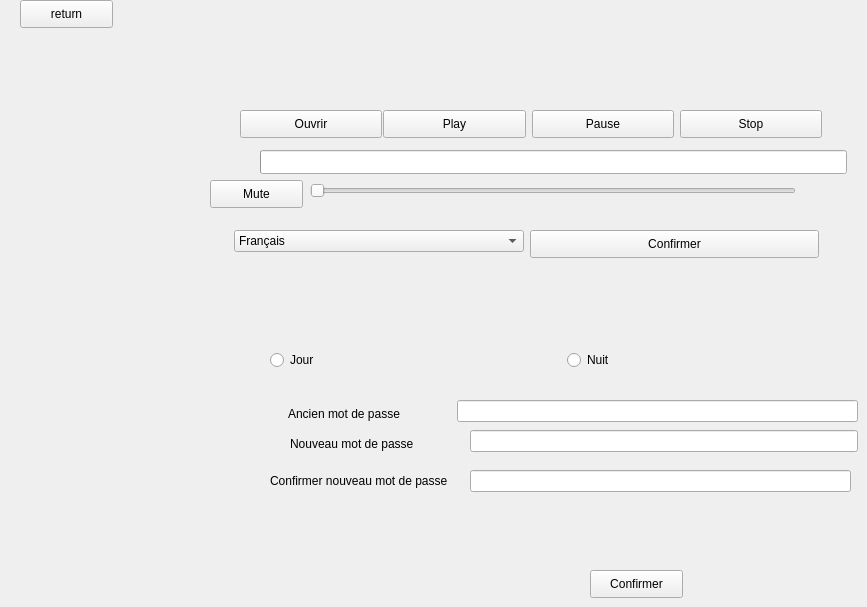
    <widget class="QWidget" name="page_16">
     <widget class="QPushButton" name="confirmer_langue">
      <property name="geometry">
       <rect>
        <x>530</x>
        <y>230</y>
        <width>289</width>
        <height>28</height>
       </rect>
      </property>
      <property name="text">
       <string>Confirmer</string>
      </property>
     </widget>
     <widget class="QComboBox" name="comboBox_langue">
      <property name="geometry">
       <rect>
        <x>234</x>
        <y>230</y>
        <width>290</width>
        <height>22</height>
       </rect>
      </property>
      <item>
       <property name="text">
        <string>Français</string>
       </property>
      </item>
      <item>
       <property name="text">
        <string>English</string>
       </property>
      </item>
     </widget>
     <widget class="QPushButton" name="pushButton_param">
      <property name="geometry">
       <rect>
        <x>20</x>
        <y>0</y>
        <width>93</width>
        <height>28</height>
       </rect>
      </property>
      <property name="text">
       <string>return</string>
      </property>
     </widget>
     <widget class="QPushButton" name="confirmer_chan_mdp">
      <property name="geometry">
       <rect>
        <x>590</x>
        <y>570</y>
        <width>93</width>
        <height>28</height>
       </rect>
      </property>
      <property name="text">
       <string>Confirmer</string>
      </property>
     </widget>
     <widget class="QPushButton" name="mute_media">
      <property name="geometry">
       <rect>
        <x>210</x>
        <y>180</y>
        <width>93</width>
        <height>28</height>
       </rect>
      </property>
      <property name="text">
       <string>Mute</string>
      </property>
     </widget>
     <widget class="QPushButton" name="play_media">
      <property name="geometry">
       <rect>
        <x>383</x>
        <y>110</y>
        <width>143</width>
        <height>28</height>
       </rect>
      </property>
      <property name="text">
       <string>Play</string>
      </property>
     </widget>
     <widget class="QPushButton" name="pause_media">
      <property name="geometry">
       <rect>
        <x>532</x>
        <y>110</y>
        <width>142</width>
        <height>28</height>
       </rect>
      </property>
      <property name="text">
       <string>Pause</string>
      </property>
     </widget>
     <widget class="QPushButton" name="ouvrir_media">
      <property name="geometry">
       <rect>
        <x>240</x>
        <y>110</y>
        <width>142</width>
        <height>28</height>
       </rect>
      </property>
      <property name="text">
       <string>Ouvrir</string>
      </property>
     </widget>
     <widget class="QSlider" name="volume_media">
      <property name="geometry">
       <rect>
        <x>310</x>
        <y>180</y>
        <width>486</width>
        <height>22</height>
       </rect>
      </property>
      <property name="orientation">
       <enum>Qt::Horizontal</enum>
      </property>
     </widget>
     <widget class="QProgressBar" name="avancement_media">
      <property name="geometry">
       <rect>
        <x>260</x>
        <y>150</y>
        <width>587</width>
        <height>24</height>
       </rect>
      </property>
      <property name="value">
       <number>0</number>
      </property>
      <property name="format">
       <string/>
      </property>
     </widget>
     <widget class="QPushButton" name="stop_media">
      <property name="geometry">
       <rect>
        <x>680</x>
        <y>110</y>
        <width>142</width>
        <height>28</height>
       </rect>
      </property>
      <property name="text">
       <string>Stop</string>
      </property>
     </widget>
     <widget class="QLabel" name="confirmerNouveauMotDePasseLabel">
      <property name="geometry">
       <rect>
        <x>270</x>
        <y>470</y>
        <width>191</width>
        <height>22</height>
       </rect>
      </property>
      <property name="text">
       <string>Confirmer nouveau mot de passe</string>
      </property>
     </widget>
     <widget class="QLabel" name="ancienMotDePasseLabel">
      <property name="geometry">
       <rect>
        <x>288</x>
        <y>400</y>
        <width>141</width>
        <height>28</height>
       </rect>
      </property>
      <property name="text">
       <string>Ancien mot de passe</string>
      </property>
     </widget>
     <widget class="QLineEdit" name="nouveauMotDePasseLineEdit">
      <property name="geometry">
       <rect>
        <x>470</x>
        <y>430</y>
        <width>388</width>
        <height>22</height>
       </rect>
      </property>
     </widget>
     <widget class="QLineEdit" name="ancienMotDePasseLineEdit">
      <property name="geometry">
       <rect>
        <x>457</x>
        <y>400</y>
        <width>401</width>
        <height>22</height>
       </rect>
      </property>
     </widget>
     <widget class="QLineEdit" name="confirmerNouveauMotDePasseLineEdit">
      <property name="geometry">
       <rect>
        <x>470</x>
        <y>470</y>
        <width>381</width>
        <height>22</height>
       </rect>
      </property>
     </widget>
     <widget class="QLabel" name="nouveauMotDePasseLabel">
      <property name="geometry">
       <rect>
        <x>290</x>
        <y>430</y>
        <width>132</width>
        <height>28</height>
       </rect>
      </property>
      <property name="text">
       <string>Nouveau mot de passe</string>
      </property>
     </widget>
     <widget class="QRadioButton" name="radioButton_nuit">
      <property name="geometry">
       <rect>
        <x>567</x>
        <y>350</y>
        <width>290</width>
        <height>20</height>
       </rect>
      </property>
      <property name="text">
       <string>Nuit</string>
      </property>
     </widget>
     <widget class="QRadioButton" name="radioButton_jour">
      <property name="geometry">
       <rect>
        <x>270</x>
        <y>350</y>
        <width>291</width>
        <height>20</height>
       </rect>
      </property>
      <property name="text">
       <string>Jour</string>
      </property>
     </widget>
    </widget>
